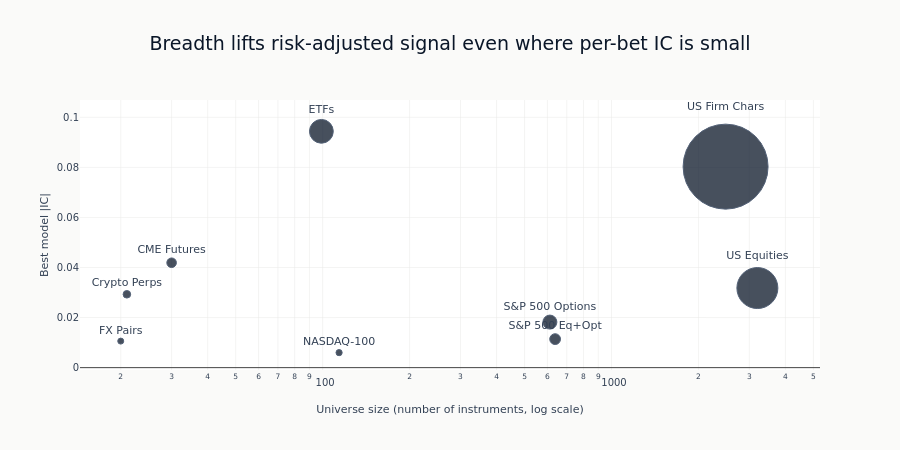

Source (notebook cell):
### Code cell
# Visualize breadth vs IC
if evaluated and "breadth_data" in dir() and breadth_data:
    fig = go.Figure()
    fig.add_trace(
        go.Scatter(
            x=[brow["universe_size"] for brow in breadth_data],
            y=[brow["best_abs_ic"] for brow in breadth_data],
            mode="markers+text",
            text=[brow["case_study"] for brow in breadth_data],
            textposition="top center",
            marker=dict(
                size=[brow["estimated_ir"] * 20 + 5 for brow in breadth_data],
                color=COLORS["blue"],
                opacity=0.75,
                line=dict(width=1, color=COLORS["slate"]),
            ),
            showlegend=False,
        )
    )

    fig.update_layout(
        title="Breadth lifts risk-adjusted signal even where per-bet IC is small",
        xaxis_title="Universe size (number of instruments, log scale)",
        yaxis_title="Best model |IC|",
        xaxis_type="log",
        height=450,
    )
    fig.show()

### Figure 1 — Plotly figure (JSON) as saved in the notebook; plotly's stock layout.template omitted (floating-point values rounded to 4 significant figures)
{"data": [{"marker": {"color": "#0a1628", "line": {"color": "#1a2d4a", "width": 1}, "opacity": 0.75, "size": [23.8, 6.2, 6.0, 14.0, 85.0, 10.8, 7.6, 9.6, 41.0]}, "mode": "markers+text", "showlegend": false, "text": ["ETFs", "NASDAQ-100", "FX Pairs", "S&P 500 Options", "US Firm Chars", "S&P 500 Eq+Opt", "Crypto Perps", "CME Futures", "US Equities"], "textposition": "top center", "type": "scatter", "x": [99, 114, 20, 612, 2483, 638, 21, 30, 3199], "y": [0.0944, 0.006, 0.0106, 0.0182, 0.0803, 0.0114, 0.0293, 0.0419, 0.0318]}], "layout": {"height": 450, "title": {"text": "Breadth lifts risk-adjusted signal even where per-bet IC is small"}, "xaxis": {"title": {"text": "Universe size (number of instruments, log scale)"}, "type": "log"}, "yaxis": {"title": {"text": "Best model |IC|"}}}}
